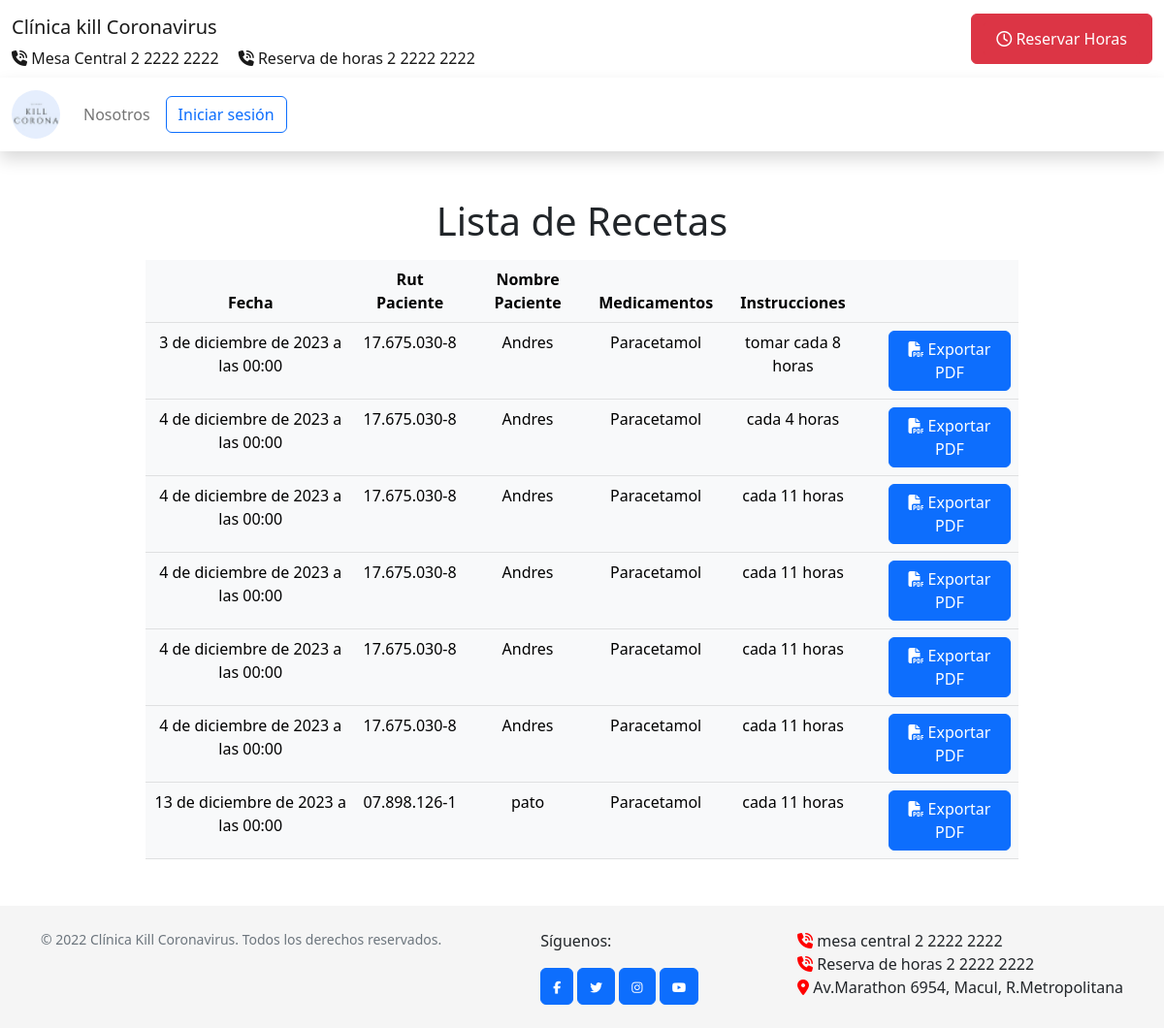
The page /receta/listar on the database its author committed.
### clinicaApp/models.py (models this page shows, shortened)
class Receta(models.Model):
    id_receta = models.AutoField(primary_key=True)
    fecha = models.DateTimeField()
    sexo = models.CharField(max_length=20)
    edad = models.CharField(max_length=20)
    instrucciones = models.CharField(max_length=500)
    medicamentos = models.ForeignKey(Medicamentos, on_delete=models.CASCADE, null=True)
    rutPaciente = models.ForeignKey(Paciente, on_delete=models.CASCADE, default=1)

class Paciente(models.Model):
    rut_paciente = models.CharField(max_length=13, primary_key=True)
    nombre_paciente = models.CharField(max_length=150)
    direccion_paciente = models.CharField(max_length=200)
    telefono_paciente = models.CharField(max_length=20)
    correo_paciente = models.CharField(max_length=150)
    tipousuario = models.ForeignKey(Tipousuario, on_delete=models.CASCADE, default=1)

class Medicamentos(models.Model):
    id_medicamento = models.AutoField(primary_key=True)
    nombre_medicamento = models.CharField(max_length=100)
    gramos = models.FloatField()

### clinicaApp/views.py (the view)
# urls.py: path('receta/listar', views.recetaListar, name='recetaListar'),
def recetaListar(request):
    recetas = Receta.objects.all()
    return render(request, 'receta_listar.html', {'recetas': recetas})

### clinicaApp/templates/receta_listar.html (shortened to what this page needs)
{% extends 'clinicaweb.html' %}
{% block content %}
    <h1 class="text-center mt-5">Lista de Recetas</h1>
    <table class="table table-light w-75 mx-auto mt-2 mb-5 text-center">
        <thead class="thead-dark">
            <tr>
                <th>Fecha</th>
                <th>Rut Paciente</th>
                <th>Nombre Paciente</th>
                <th>Medicamentos</th>
                <th>Instrucciones</th>
                <th></th>
                <th></th>
            </tr>
        </thead>
        <tbody>
            {% for receta in recetas %}
                <tr>
                    <td>{{ receta.fecha }}</td>
                    <td>{{ receta.rutPaciente.rut_paciente }}</td>
                    <td>{{ receta.rutPaciente.nombre_paciente }}</td>
                    <td>{{ receta.medicamentos.nombre_medicamento }}</td>
                    <td>{{ receta.instrucciones }}</td>
                    <td></td>
                    <td>
                        <form action="{% url 'exportar_pdf' receta.id_receta %}" method="get">
                            <button class="btn btn-primary" title="Exportar a PDF">
                                <i class="fa fa-file-pdf"></i> Exportar PDF
                            </button>
                        </form>
                    </td>
                </tr>
            {% empty %}
                <tr>
                    <td colspan="7" class="text-center">No hay recetas registradas.</td>
                </tr>
            {% endfor %}
        </tbody>
    </table>
    {% include 'footer.html' %}
{% endblock %}

### clinicaApp/templates/clinicaweb.html (style rules this page uses)
body { display: flex; flex-direction: column; min-height: 100vh; }

### rows shown on the page
Receta: fecha "3 de diciembre de 2023 a las 00:00", rutPaciente.rut_paciente "17.675.030-8", rutPaciente.nombre_paciente "Andres", medicamentos.nombre_medicamento "Paracetamol", instrucciones "tomar cada 8 horas"
Receta: fecha "4 de diciembre de 2023 a las 00:00", rutPaciente.rut_paciente "17.675.030-8", rutPaciente.nombre_paciente "Andres", medicamentos.nombre_medicamento "Paracetamol", instrucciones "cada 4 horas"
Receta: fecha "4 de diciembre de 2023 a las 00:00", rutPaciente.rut_paciente "17.675.030-8", rutPaciente.nombre_paciente "Andres", medicamentos.nombre_medicamento "Paracetamol", instrucciones "cada 11 horas"
Receta: fecha "4 de diciembre de 2023 a las 00:00", rutPaciente.rut_paciente "17.675.030-8", rutPaciente.nombre_paciente "Andres", medicamentos.nombre_medicamento "Paracetamol", instrucciones "cada 11 horas"
Receta: fecha "4 de diciembre de 2023 a las 00:00", rutPaciente.rut_paciente "17.675.030-8", rutPaciente.nombre_paciente "Andres", medicamentos.nombre_medicamento "Paracetamol", instrucciones "cada 11 horas"
Receta: fecha "4 de diciembre de 2023 a las 00:00", rutPaciente.rut_paciente "17.675.030-8", rutPaciente.nombre_paciente "Andres", medicamentos.nombre_medicamento "Paracetamol", instrucciones "cada 11 horas"
Receta: fecha "13 de diciembre de 2023 a las 00:00", rutPaciente.rut_paciente "07.898.126-1", rutPaciente.nombre_paciente "pato", medicamentos.nombre_medicamento "Paracetamol", instrucciones "cada 11 horas"
